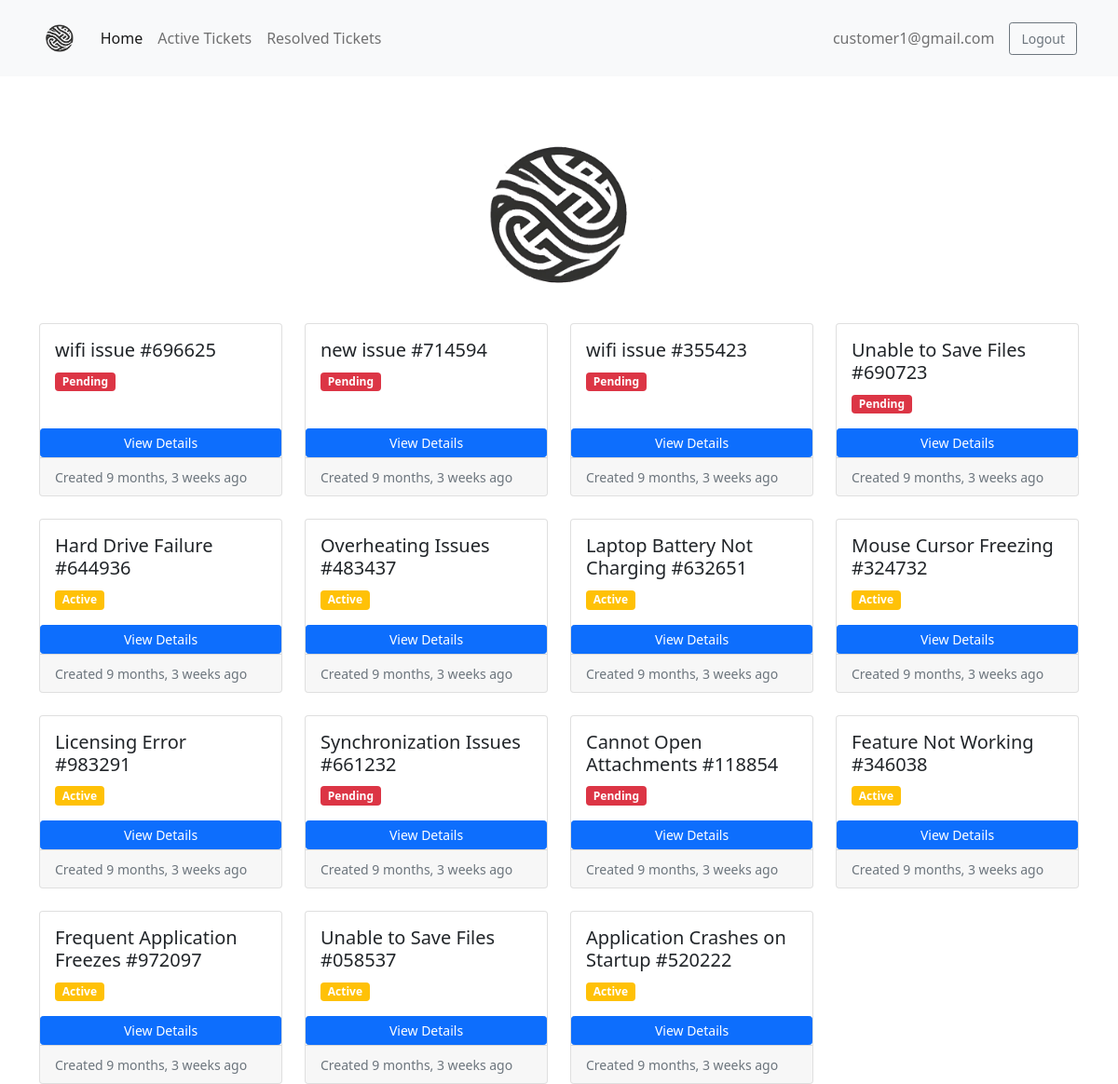
Page /ticket/customer-active-tickets/ (signed in) on the committed database.
### accounts/models.py (models this page shows)
class User(AbstractUser):
    is_customer = models.BooleanField(default=False)
    is_engineer = models.BooleanField(default=False)
    email = models.EmailField(unique=True)

### ticket/models.py (models this page shows)
class Ticket(models.Model):
    customer = models.ForeignKey(User, on_delete=models.CASCADE)
    engineer = models.ForeignKey(User, on_delete=models.DO_NOTHING, related_name='engineer', null=True, blank=True)
    ticket_id = models.CharField(max_length=15, unique=True)
    ticket_title = models.CharField(max_length=50)
    ticket_description = models.TextField()
    status = models.CharField(max_length=20, choices=(('Active', 'Active'), ('Pending', 'Pending'), ('Resolved', 'Resolved')), default='Pending')
    created_on = models.DateTimeField(auto_now_add=True)
    last_modified = models.DateTimeField(auto_now=True)
    is_resolved = models.BooleanField(default=False)
    severity = models.CharField(max_length=5, choices=(('A', 'A'), ('B', 'B')), default='B')
    is_assigned_to_engineer = models.BooleanField(default=False)
    resolution_steps = models.TextField(blank=True, null=True)

### ticket/views.py (the view)
# urls.py: path('customer-active-tickets/', views.customer_active_tickets, name='customer-active-tickets'),
def customer_active_tickets(request):
    tickets = Ticket.objects.filter(customer=request.user, is_resolved=False).order_by('-created_on')
    context = {'tickets':tickets}
    return render(request, 'ticket/customer_active_tickets.html', context)

### templates/ticket/customer_active_tickets.html
{% extends 'base.html' %}
{% load static %}
{% load humanize %}
{% block content %}
<div class="container-fluid text-center my-3">
    <img src="{% static 'assets/logo.png' %}" class="img-fluid" alt="Logo" style="max-width: 200px;">
</div>
<div class="row row-cols-1 row-cols-md-4 g-4">
    {% for ticket in tickets %}
    <div class="col">
        <div class="card h-100">
            <div class="card-body">
                <h5 class="card-title">{{ticket.ticket_title}} #{{ticket.ticket_id}}</h5>
                <p class="card-text">
                    {% if ticket.status == 'Pending' %}
                    <span class="badge bg-danger">Pending</span>
                    {% elif ticket.status == 'Active' %}
                    <span class="badge bg-warning">Active</span>
                    {% elif ticket.status == 'Resolved' %}
                    <span class="badge bg-success">Resolved</span>
                    {% endif %}
                </p>
            </div>
            <a href="{% url 'ticket-details' ticket.ticket_id %}" class="btn btn-primary btn-sm">View Details</a>
            <div class="card-footer">
                <small class="text-muted">Created {{ticket.created_on|naturaltime}}</small>
            </div>
        </div>
    </div>
    {% endfor %}
</div>
{% endblock content %}

### templates/base.html (shortened to what this page needs)
{% load static %}
<!doctype html>
<html lang="en">
<head>
    <link href="https://cdn.jsdelivr.net/npm/bootstrap@5.0.2/dist/css/bootstrap.min.css" rel="stylesheet"
>
    <link href="https://cdn.jsdelivr.net/npm/bootstrap-icons/font/bootstrap-icons.css" rel="stylesheet">
</head>
<body>
    <nav class="navbar navbar-expand-lg navbar-light bg-light">
        <div class="container-fluid">
            <a class="navbar-brand" href="/">
                <img src="{% static 'assets/logo.png' %}" alt="Logo">
            </a>
            <div class="collapse navbar-collapse" id="navbarSupportedContent">
                <ul class="navbar-nav me-auto mb-2 mb-lg-0">
                    <li class="nav-item">
                        <a class="nav-link active" aria-current="page" href="/">Home</a>
                    </li>
                    {% if request.user.is_customer %}
                    <li class="nav-item">
                        <a class="nav-link" href="{% url 'customer-active-tickets' %}">Active Tickets</a>
                    </li>
                    <li class="nav-item">
                        <a class="nav-link" href="{% url 'customer-resolved-tickets' %}">Resolved Tickets</a>
                    </li>
                    {% elif request.user.is_superuser %}
                    <li class="nav-item">
                        <a class="nav-link" href="{% url 'ticket-queue' %}" >View Ticket Queue</a>
                    {% endif %}
                </ul>
                {% if request.user.is_authenticated %}
                <span class="navbar-text me-3">{{ request.user.email }}</span>
                <a href="{% url 'logout' %}" class="btn btn-outline-secondary btn-sm btn-logout">Logout</a>
                {% endif %}
            </div>
        </div>
    </nav>
    <div class="container mt-5">
        {% block content %}
        {% endblock content %}
    </div>
</body>
</html>

### templates/base.html (style rules this page uses)
.navbar { padding: 1rem 2rem; }
.navbar-brand img { max-height: 40px; }
.navbar-nav .nav-link { font-size: 1rem; padding: 0.5rem 1rem; }
.btn-logout { padding: 0.375rem 0.75rem; font-size: 0.875rem; }

### rows in the picture
User: user.email "customer1@gmail.com"
Ticket: ticket_title "wifi issue", ticket_id "696625", status "Pending", created_on "9 months, 3 weeks ago"
Ticket: ticket_title "new issue", ticket_id "714594", status "Pending", created_on "9 months, 3 weeks ago"
Ticket: ticket_title "wifi issue", ticket_id "355423", status "Pending", created_on "9 months, 3 weeks ago"
Ticket: ticket_title "Unable to Save Files", ticket_id "690723", status "Pending", created_on "9 months, 3 weeks ago"
Ticket: ticket_title "Hard Drive Failure", ticket_id "644936", status "Active", created_on "9 months, 3 weeks ago"
Ticket: ticket_title "Overheating Issues", ticket_id "483437", status "Active", created_on "9 months, 3 weeks ago"
Ticket: ticket_title "Laptop Battery Not Charging", ticket_id "632651", status "Active", created_on "9 months, 3 weeks ago"
Ticket: ticket_title "Mouse Cursor Freezing", ticket_id "324732", status "Active", created_on "9 months, 3 weeks ago"
Ticket: ticket_title "Licensing Error", ticket_id "983291", status "Active", created_on "9 months, 3 weeks ago"
Ticket: ticket_title "Synchronization Issues", ticket_id "661232", status "Pending", created_on "9 months, 3 weeks ago"
Ticket: ticket_title "Cannot Open Attachments", ticket_id "118854", status "Pending", created_on "9 months, 3 weeks ago"
Ticket: ticket_title "Feature Not Working", ticket_id "346038", status "Active", created_on "9 months, 3 weeks ago"
Ticket: ticket_title "Frequent Application Freezes", ticket_id "972097", status "Active", created_on "9 months, 3 weeks ago"
Ticket: ticket_title "Unable to Save Files", ticket_id "058537", status "Active", created_on "9 months, 3 weeks ago"
Ticket: ticket_title "Application Crashes on Startup", ticket_id "520222", status "Active", created_on "9 months, 3 weeks ago"
